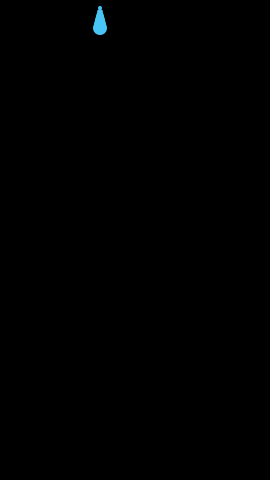
Frame 1 (no input)
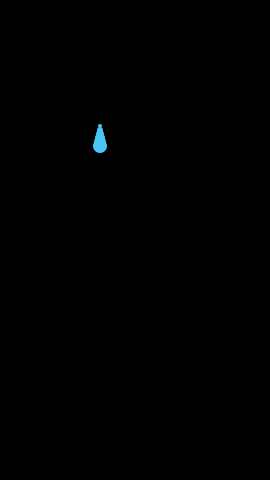
Frame 60 (the mouse pressed at the canvas centre just before this capture)
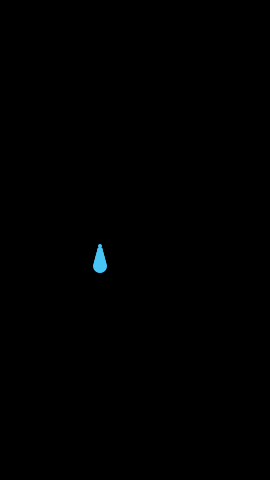
Frame 120 (the mouse held since frame 60 and released just before this capture)

The Processing sketch that drew these frames (run headless with seeded random() and noise(); from frame 60 on, the mouse is pressed at the canvas centre):

// Processing sketch: RaindropObjectsForStudents
// ── RaindropObjectsForStudents.pde
/**
 * Practice using objects. There is no need to 
 * look at the Raindrop tab (all methods and functions
 * are described to you) but you can take a peak if you
 * would like!
 * Make a series of raindrops (in the video there are 3).
 * Make them fall and reset when they reach the bottom
 * @version date here!
 */
 
//declare your instances!
Raindrop r1;

void setup()
{
  size(270, 480);
  //instantiate your instances
  
  r1 = new Raindrop(100, 2);
}

void draw()
{
  background(0);
  //call methods to alter your raindrop!
  r1.display();
  r1.move();
  
  //check to see if the raindrop's y is greater than the height
  //then reset if yes
  
}

// ── Raindrop.pde
/**
 * Raindrop object mimics a raindrop. It automatically
 * starts at the top at a user-defined x and speed. 
 * The raindrop can be moved and displayed. There
 * are other accessors and mutators available
 * to change the y
 */

public class Raindrop
{
  private float x;      //the centre x coordinate
  private float y;      //the top y coordinate
  private float speed;  //the speed the raindrop falls at
  
  //Constructor - create a new raindrop by defining
  //the x and the speed
  Raindrop(float x, float speed)
  {
    this.x = x;
    this.y = 0;
    this.speed = speed;
  }
  
  //mutator for the y value - change it by the speed
  void move()
  {
    y+=speed;
  }
  
  //accessor for the y value
  float getY()
  {
    return y;
  }
  
  //mutator for the y value to reset it back
  //to 0
  void resetY()
  {
    y = 0;
  }
    
  //display the drop
  void display()
  {
    int counter = 2;
    while(counter < 8)
    {
      noStroke();
      fill(#48C5F5);
      ellipse(x, y + counter*4, counter*2, counter*2);
      counter += 1;
    }      
  }
}
